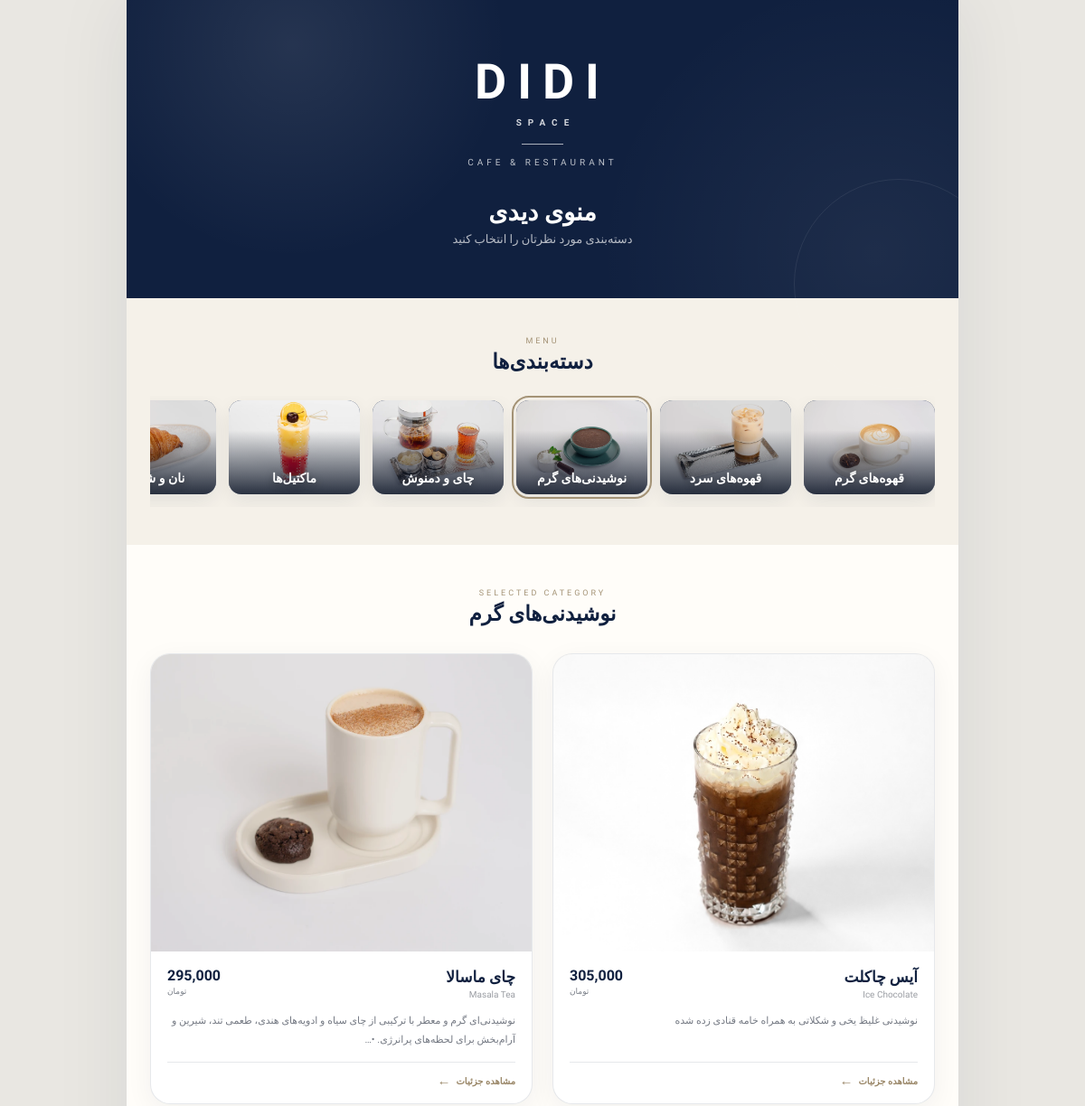
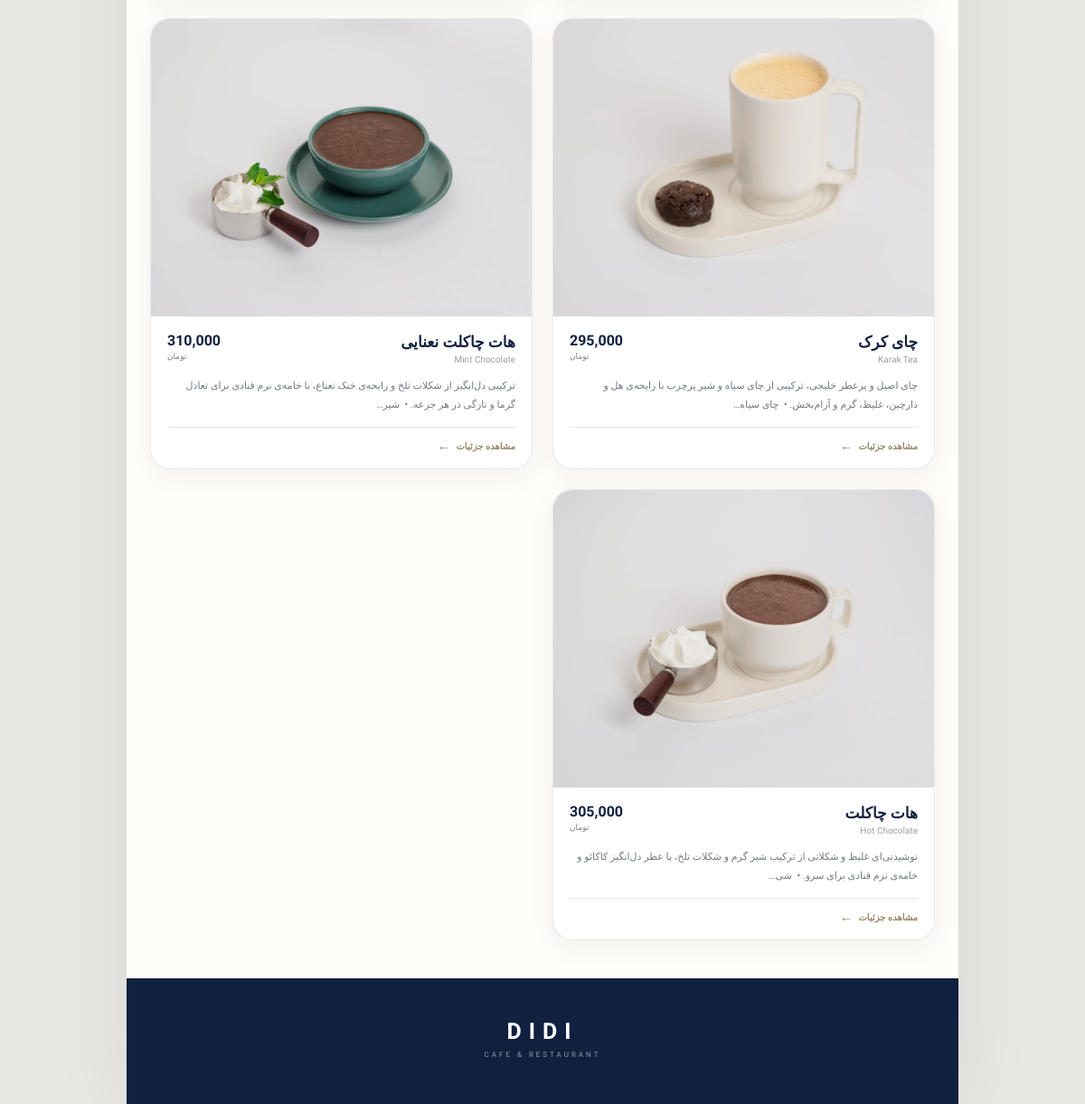
Page /menu/?category=hot-drinks on the committed database (2 pictures, top to bottom).
### menu/models.py (models this page shows, shortened)
class Category(models.Model):
    name = models.CharField(max_length=120, unique=True, verbose_name="نام دسته‌بندی")
    slug = models.SlugField(max_length=140, unique=True, verbose_name="اسلاگ")
    image = models.ImageField(
        upload_to="menu/categories/",
        blank=True,
        null=True,
        verbose_name="تصویر دسته‌بندی",
    )
    sort_order = models.PositiveIntegerField(default=0, verbose_name="ترتیب نمایش")
    is_active = models.BooleanField(default=True, verbose_name="فعال")
    class Meta:
        ordering = ["sort_order", "name"]
        verbose_name = "دسته‌بندی"
        verbose_name_plural = "دسته‌بندی‌ها"

class MenuItem(models.Model):
    category = models.ForeignKey(
        Category,
        on_delete=models.PROTECT,
        related_name="items",
        verbose_name="دسته‌بندی",
    )
    name = models.CharField(max_length=160, verbose_name="نام محصول")
    english_name = models.CharField(
        max_length=160,
        blank=True,
        verbose_name="نام انگلیسی",
    )
    slug = models.SlugField(max_length=180, unique=True, verbose_name="اسلاگ")
    description = models.TextField(blank=True, verbose_name="توضیحات")
    price = models.PositiveIntegerField(verbose_name="قیمت")
    image = models.ImageField(
        upload_to="menu/items/%Y/%m/",
        blank=True,
        null=True,
        verbose_name="تصویر",
    )
    is_available = models.BooleanField(default=True, verbose_name="موجود")
    is_featured = models.BooleanField(default=False, verbose_name="ویژه")
    sort_order = models.PositiveIntegerField(default=0, verbose_name="ترتیب نمایش")
    created_at = models.DateTimeField(auto_now_add=True)
    updated_at = models.DateTimeField(auto_now=True)
    class Meta:
        ordering = ["category__sort_order", "sort_order", "name"]
        verbose_name = "محصول منو"
        verbose_name_plural = "محصولات منو"
    def get_absolute_url(self):
        return reverse("menu:item_detail", kwargs={"slug": self.slug})

### menu/views.py (the view)
# urls.py: path('menu/', views.menu_home, name='categories'),
def menu_home(request):
    categories = Category.objects.filter(is_active=True)
    selected_slug = request.GET.get("category")
    if not selected_slug:
        return render(request, "menu/categories.html", {"categories": categories})
    selected_category = categories.filter(slug=selected_slug).first()
    if selected_category is None:
        return render(request, "menu/categories.html", {"categories": categories})
    items = MenuItem.objects.filter(category=selected_category).order_by(
        "sort_order", "name"
    )
    context = {
        "categories": categories,
        "selected_category": selected_category,
        "items": items,
    }
    return render(request, "menu/home.html", context)

### menu/templatetags/menu_extras.py (called while the page is built)
@register.filter
def price_format(value):
    try:
        return f"{int(value):,}"
    except (TypeError, ValueError):
        return value

### templates/menu/home.html (shortened to what this page needs)
{% load static menu_extras %}
<!doctype html>
<html lang="fa" dir="rtl">
<head>
    <link rel="stylesheet" href="{% static 'menu/style.css' %}">
</head>
<body>
    <main class="page-shell">
        <header class="hero">
            <div class="hero__brand" aria-label="DIDI SPACE">
                <div class="hero__mark">DIDI</div>
                <div class="hero__space">SPACE</div>
            </div>
            <div class="hero__line"></div>
            <p class="hero__subtitle">CAFE & RESTAURANT</p>
            <h1>منوی دیدی</h1>
            <p class="hero__intro">دسته‌بندی مورد نظرتان را انتخاب کنید</p>
        </header>
        {% if categories %}
            <section class="categories" aria-label="دسته‌بندی‌های منو">
                <div class="section-heading">
                    <span>MENU</span>
                    <h2>دسته‌بندی‌ها</h2>
                </div>
                <nav class="category-strip" id="categoryStrip">
                    {% for category in categories %}
                        <a class="category-card{% if selected_category and category.pk == selected_category.pk %} category-card--active{% endif %}"
                           href="?category={{ category.slug }}#products">
                            <div class="category-card__image-wrap">
                                {% if category.image %}
                                    <img class="category-card__image" src="{{ category.image.url }}" alt="{{ category.name }}" loading="lazy">
                                {% else %}
                                    <div class="category-card__placeholder"><span>DIDI</span></div>
                                {% endif %}
                                <div class="category-card__shade"></div>
                                <span class="category-card__title">{{ category.name }}</span>
                            </div>
                        </a>
                    {% endfor %}
                </nav>
            </section>
            {% if selected_category %}
                <section class="products" id="products">
                    <div class="section-heading section-heading--products">
                        <span>SELECTED CATEGORY</span>
                        <h2>{{ selected_category.name }}</h2>
                    </div>
                    <div class="menu-grid">
                        {% for item in items %}
                            <a class="menu-card{% if not item.is_available %} menu-card--unavailable{% endif %}" href="{{ item.get_absolute_url }}">
                                <div class="menu-card__media">
                                    {% if item.image %}
                                        <img src="{{ item.image.url }}" alt="{{ item.name }}" loading="lazy">
                                    {% else %}
                                        <div class="menu-card__placeholder">DIDI</div>
                                    {% endif %}
                                </div>
                                <div class="menu-card__body">
                                    <div class="menu-card__heading">
                                        <div>
                                            <h3>{{ item.name }}</h3>
                                            {% if item.english_name %}<p class="english-name">{{ item.english_name }}</p>{% endif %}
                                        </div>
                                        {% if item.is_available %}
                                            <div class="price"><strong>{{ item.price|price_format }}</strong><small>تومان</small></div>
                                        {% endif %}
                                    </div>
                                    {% if item.description %}<p class="description">{{ item.description|truncatechars:115 }}</p>{% endif %}
                                    <span class="menu-card__more">مشاهده جزئیات <b>←</b></span>
                                </div>
                            </a>
                        {% empty %}
                            <div class="empty-state">
                                <strong>DIDI</strong>
                                <p>محصولات این دسته به‌زودی اضافه می‌شوند.</p>
                            </div>
                        {% endfor %}
                    </div>
                </section>
            {% endif %}
        {% else %}
            <div class="empty-state"><strong>DIDI</strong><p>منو در حال آماده‌سازی است.</p></div>
        {% endif %}
        <footer class="site-footer">
            <span>DIDI</span>
            <p>CAFE & RESTAURANT</p>
        </footer>
    </main>
</body>
</html>

### templates/menu/home.html (style rules this page uses)
.hero__brand { display:inline-flex;flex-direction:column;align-items:center;direction:ltr }
.hero__space { margin-top:12px;font-size:10px;font-weight:700;letter-spacing:7px;text-indent:7px;opacity:.82 }
.hero__line { margin-top:18px }

### rows in the picture
Category: image (picture), name "قهوه‌های گرم"
Category: image (picture), name "قهوه‌های سرد"
Category: image (picture), name "نوشیدنی‌های گرم"
Category: image (picture), name "چای و دمنوش"
Category: image (picture), name "ماکتیل‌ها"
Category: image (picture), name "نان و…"
MenuItem: image (picture), name "آیس چاکلت", english_name "Ice Chocolate", price "305,000", description "نوشیدنی غلیظ یخی و شکلاتی به همراه خامه قنادی زده شده"
MenuItem: image (picture), name "چای ماسالا", english_name "Masala Tea", price "295,000", description "نوشیدنی‌ای گرم و معطر با ترکیبی از چای سیاه و ادویه‌های هندی، طعمی تند، شیرین و آرام‌بخش برای لحظه‌های پرانرژی. •…"
MenuItem: image (picture), name "چای کرک", english_name "Karak Tea", price "295,000", description "چای اصیل و پرعطر خلیجی، ترکیبی از چای سیاه و شیر پرچرب با رایحه‌ی هل و دارچین، غلیظ، گرم و آرام‌بخش. • ‌ چای سیاه…"
MenuItem: image (picture), name "هات چاکلت نعنایی", english_name "Mint Chocolate", price "310,000", description "ترکیبی دل‌انگیز از شکلات تلخ و رایحه‌ی خنک نعناع، با خامه‌ی نرم قنادی برای تعادل گرما و تازگی در هر جرعه. • ‌ شیر…"
MenuItem: image (picture), name "هات چاکلت", english_name "Hot Chocolate", price "305,000", description "نوشیدنی‌ای غلیظ و شکلاتی از ترکیب شیر گرم و شکلات تلخ، با عطر دل‌انگیز کاکائو و خامه‌ی نرم قنادی برای سرو. • ‌ شی…"
